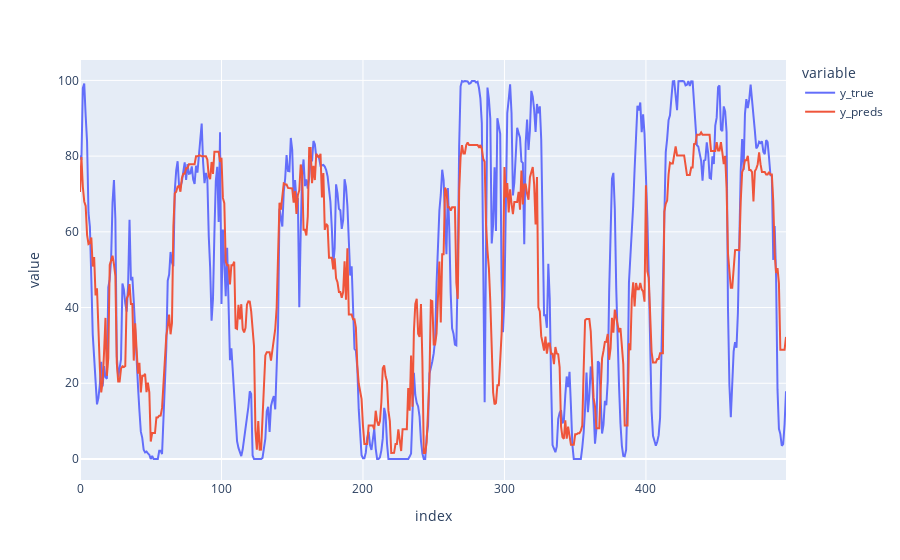

Notebook source saved alongside this figure:
### Markdown cell above
### Plot predictions

### Code cell
import plotly.express as px

df = pd.DataFrame({"y_true": y_true, "y_preds": y_preds}).head(500)
fig = px.line(df, y=["y_true", "y_preds"], title='')
fig.show()

### Figure 1 — Plotly figure (JSON) as saved in the notebook; plotly's stock layout.template omitted (floating-point values rounded to 4 significant figures; data arrays with more than 128 entries replaced by an {"elided": "..."} marker saying what was removed)
{"data": [{"hovertemplate": "variable=y_true<br>index=%{x}<br>value=%{y}<extra></extra>", "legendgroup": "y_true", "line": {"color": "#636efa", "dash": "solid"}, "marker": {"symbol": "circle"}, "mode": "lines", "name": "y_true", "orientation": "v", "showlegend": true, "type": "scatter", "x": {"elided": "500 int values"}, "xaxis": "x", "y": {"elided": "500 float values"}, "yaxis": "y"}, {"hovertemplate": "variable=y_preds<br>index=%{x}<br>value=%{y}<extra></extra>", "legendgroup": "y_preds", "line": {"color": "#EF553B", "dash": "solid"}, "marker": {"symbol": "circle"}, "mode": "lines", "name": "y_preds", "orientation": "v", "showlegend": true, "type": "scatter", "x": {"elided": "500 int values"}, "xaxis": "x", "y": {"elided": "500 float values"}, "yaxis": "y"}], "layout": {"legend": {"title": {"text": "variable"}, "tracegroupgap": 0}, "margin": {"t": 60}, "xaxis": {"anchor": "y", "domain": [0, 1], "title": {"text": "index"}}, "yaxis": {"anchor": "x", "domain": [0, 1], "title": {"text": "value"}}}}
